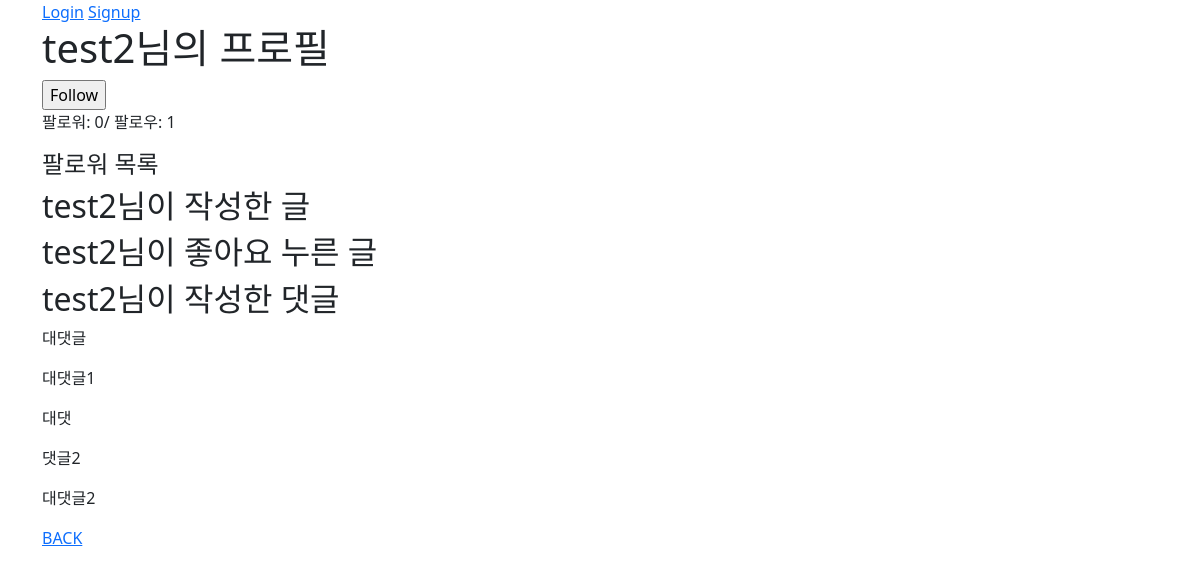
Screenshot of /accounts/test2/ with the database file from the repository.
### accounts/models.py (models this page shows)
class User(AbstractUser):
    followings = models.ManyToManyField(settings.AUTH_USER_MODEL, symmetrical=False ,related_name='followers')

### articles/models.py (models this page shows, shortened)
class Comment(models.Model):
    article = models.ForeignKey(Article, on_delete=models.CASCADE)
    user = models.ForeignKey(settings.AUTH_USER_MODEL, on_delete=models.CASCADE)
    content = models.CharField(max_length=200)
    recomment = models.ForeignKey('self', on_delete=models.CASCADE, null=True)
    created_at = models.DateTimeField(auto_now_add=True)
    updated_at = models.DateTimeField(auto_now=True)

### accounts/views.py (the view)
# urls.py: path('<username>/', views.profile, name='profile'),
def profile(request, username):
    person = get_object_or_404(get_user_model(), username=username)
    context = {
        'person': person,
    }
    return render(request, 'accounts/profile.html', context)

### accounts/templates/accounts/profile.html (shortened to what this page needs)
{% extends 'base.html' %}
{% block content %}
  <h1>{{ person.username }}님의 프로필</h1>
  {% if request.user != person %}
    <form action="{% url 'accounts:follow' person.id %}" method="post">
      {% if request.user in person.follwers.all %}
        <input type="submit" value="Unfollow">
      {% else %}
        <input type="submit" value="Follow">
      {% endif %}
    </form>
  {% endif %}
  <p>팔로워: {{ person.followers.all|length }}/ 팔로우: {{ person.followings.all|length }}</p>
    <h4>팔로워 목록</h4>
  <h2>{{ person.username }}님이 작성한 글</h2>
  <h2>{{ person.username }}님이 좋아요 누른 글</h2>
  <h2>{{ person.username }}님이 작성한 댓글</h2>
    {% for comment in person.comment_set.all %}
      <p>{{ comment.content }}</p>
    {% endfor %}
    <a href="{% url 'articles:index' %}">BACK</a>
{% endblock content %}

### rows the page displays
User: username "test2", followers.all|length "0", followings.all|length "1"
Comment: content "대댓글"
Comment: content "대댓글1"
Comment: content "대댓"
Comment: content "댓글2"
Comment: content "대댓글2"
